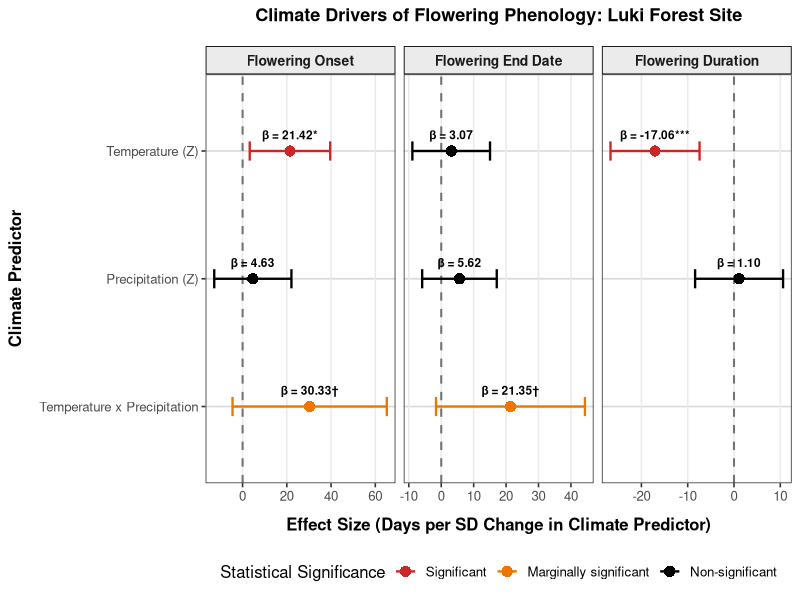
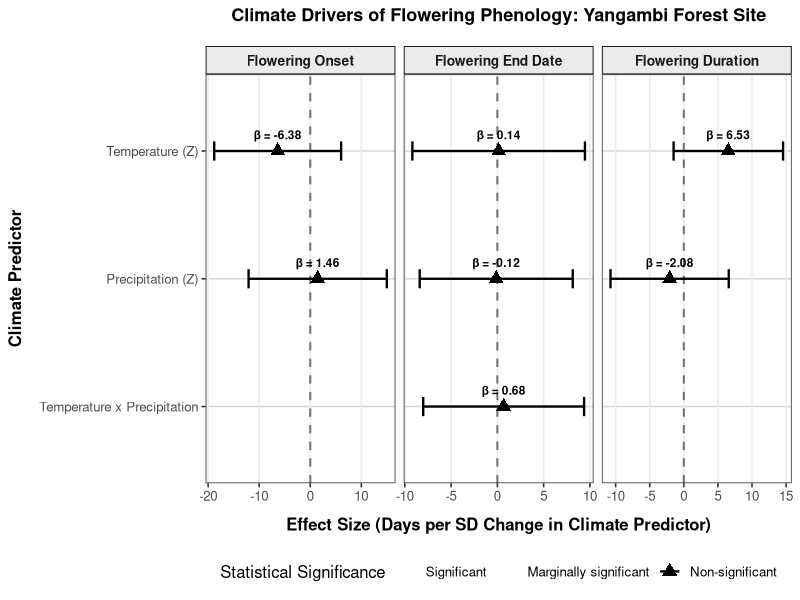
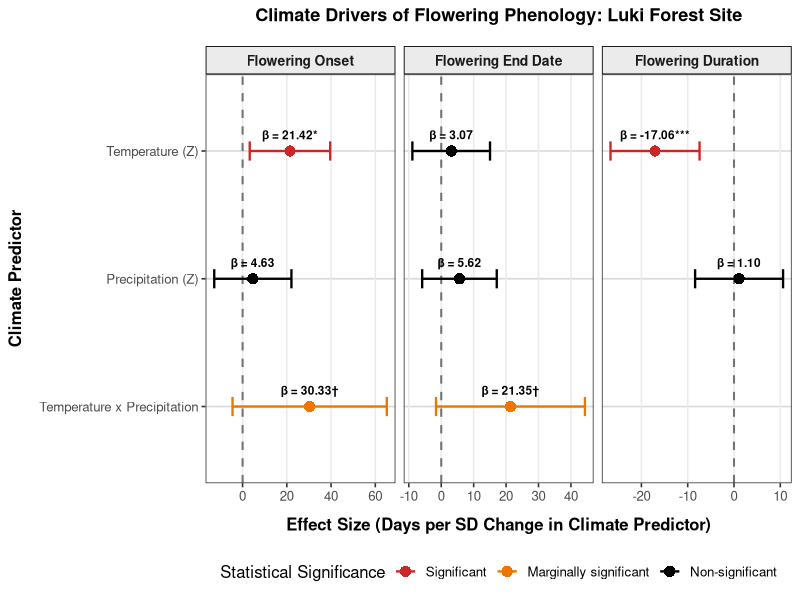
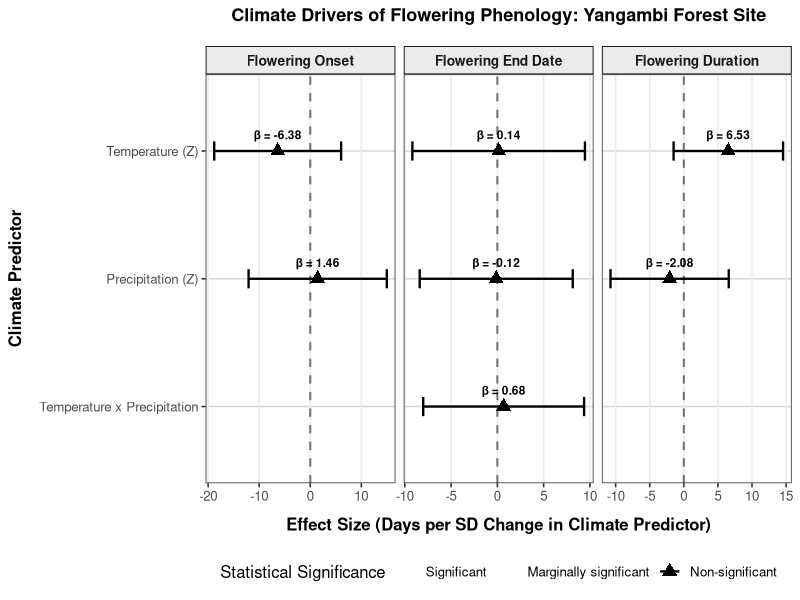

The R source for these figures, in order:


# INDEPENDENT FOREST PLOTS FOR LUKI AND YANGAMBI PHENOLOGY



# 1. SET WORKING DIRECTORY AND LOAD PACKAGES


setwd("E:/PAPER 2")

library(ggplot2)
library(dplyr)



# 2. CREATE MASTER DATAFRAME WITH MODEL ESTIMATES


climate_effects_master <- data.frame(
  
  Site = c(
    "Luki", "Luki", "Luki",
    "Luki", "Luki", "Luki",
    "Luki", "Luki",
    "Yangambi", "Yangambi",
    "Yangambi", "Yangambi", "Yangambi",
    "Yangambi", "Yangambi"
  ),
  
  Metric = c(
    "Onset", "Onset", "Onset",
    "End", "End", "End",
    "Duration", "Duration",
    "Onset", "Onset",
    "End", "End", "End",
    "Duration", "Duration"
  ),
  
  Term = c(
    "Temperature", "Precipitation", "Temp x Precip",
    "Temperature", "Precipitation", "Temp x Precip",
    "Temperature", "Precipitation",
    "Temperature", "Precipitation",
    "Temperature", "Precipitation", "Temp x Precip",
    "Temperature", "Precipitation"
  ),
  
  Estimate = c(
    # Luki Onset
    21.4188, 4.6270, 30.3277,
    
    # Luki End
    3.0707, 5.6206, 21.3541,
    
    # Luki Duration
    -17.0588, 1.1005,
    
    # Yangambi Onset
    -6.3817, 1.4552,
    
    # Yangambi End
    0.13951, -0.12480, 0.68032,
    
    # Yangambi Duration
    6.5289, -2.0809
  ),
  
  StdError = c(
    # Luki Onset
    9.2826, 8.9034, 17.7961,
    
    # Luki End
    6.1094, 5.8689, 11.7156,
    
    # Luki Duration
    4.9075, 4.8468,
    
    # Yangambi Onset
    6.3386, 6.9058,
    
    # Yangambi End
    4.75712, 4.21850, 4.43438,
    
    # Yangambi Duration
    4.0963, 4.4248
  ),
  
  PValue = c(
    # Luki Onset
    0.02103, 0.60328, 0.08835,
    
    # Luki End
    0.61524, 0.33822, 0.06835,
    
    # Luki Duration
    0.0005088, 0.8203771,
    
    # Yangambi Onset
    0.3140, 0.8331,
    
    # Yangambi End
    0.9766, 0.9764, 0.8781,
    
    # Yangambi Duration
    0.1110, 0.6382
  ),
  
  stringsAsFactors = FALSE
)



# 3. CALCULATE CONFIDENCE INTERVALS AND SIGNIFICANCE CATEGORIES


climate_effects_master <- climate_effects_master %>%
  
  mutate(
    
    # Calculate 95% confidence intervals
    Lower = Estimate - 1.96 * StdError,
    Upper = Estimate + 1.96 * StdError,
    
    # Three significance categories
    Significance = case_when(
      
      PValue < 0.05 ~ "Significant",
      
      PValue < 0.10 ~ "Marginally significant",
      
      TRUE ~ "Non-significant"
    ),
    
    Significance = factor(
      Significance,
      levels = c(
        "Significant",
        "Marginally significant",
        "Non-significant"
      )
    ),
    
    # Add significance symbols
    SigLabel = case_when(
      
      PValue < 0.001 ~ "***",
      
      PValue < 0.01 ~ "**",
      
      PValue < 0.05 ~ "*",
      
      PValue < 0.10 ~ "\u2020",
      
      TRUE ~ ""
    ),
    
    # Format coefficient labels
    LabelText = sprintf(
      "\u03B2 = %.2f%s",
      Estimate,
      SigLabel
    ),
    
    # Order phenological metrics
    Metric = factor(
      Metric,
      levels = c("Onset", "End", "Duration"),
      labels = c(
        "Flowering Onset",
        "Flowering End Date",
        "Flowering Duration"
      )
    ),
    
    # Order climate predictors
    Term = factor(
      Term,
      levels = c(
        "Temp x Precip",
        "Precipitation",
        "Temperature"
      ),
      labels = c(
        "Temperature x Precipitation",
        "Precipitation (Z)",
        "Temperature (Z)"
      )
    )
  )


# Inspect the statistical classifications
print(
  climate_effects_master %>%
    select(Site, Metric, Term, Estimate, StdError,
           Lower, Upper, PValue, Significance, LabelText)
)



# 4. DEFINE COMMON COLOUR SCALE


significance_colours <- c(
  
  "Significant" = "firebrick3",
  
  "Marginally significant" = "darkorange2",
  
  "Non-significant" = "black"
)



# 5. LUKI FOREST PLOT


luki_data <- climate_effects_master %>%
  filter(Site == "Luki")


p_luki <- ggplot(
  luki_data,
  aes(
    x = Estimate,
    y = Term,
    color = Significance
  )
) +
  
  # Reference line at zero
  geom_vline(
    xintercept = 0,
    linetype = "dashed",
    color = "grey45",
    linewidth = 0.7
  ) +
  
  # 95% confidence intervals
  geom_errorbar(
    aes(
      xmin = Lower,
      xmax = Upper
    ),
    width = 0.15,
    linewidth = 0.8
  ) +
  
  # Effect estimates
  geom_point(
    size = 3.5,
    shape = 16
  ) +
  
  # Coefficient labels
  geom_text(
    aes(label = LabelText),
    vjust = -1.3,
    color = "black",
    size = 3,
    fontface = "bold"
  ) +
  
  # Separate phenological metrics
  facet_wrap(
    ~ Metric,
    ncol = 3,
    scales = "free_x"
  ) +
  
  # Significance colours
  scale_color_manual(
    values = significance_colours,
    drop = FALSE
  ) +
  
  # Axis labels and title
  labs(
    title = "Climate Drivers of Flowering Phenology: Luki Forest Site",
    
    x = "Effect Size (Days per SD Change in Climate Predictor)",
    
    y = "Climate Predictor",
    
    color = "Statistical Significance"
  ) +
  
  # Plot theme
  theme_bw(base_size = 12) +
  
  theme(
    
    plot.title = element_text(
      size = 13,
      face = "bold",
      hjust = 0.5,
      margin = margin(b = 15)
    ),
    
    strip.background = element_rect(
      fill = "grey92",
      color = "black",
      linewidth = 0.6
    ),
    
    strip.text = element_text(
      size = 10,
      face = "bold"
    ),
    
    axis.title.x = element_text(
      face = "bold",
      margin = margin(t = 10)
    ),
    
    axis.title.y = element_text(
      face = "bold",
      margin = margin(r = 10)
    ),
    
    panel.grid.major.y = element_line(
      color = "grey85",
      linetype = "solid"
    ),
    
    panel.grid.minor = element_blank(),
    
    legend.position = "bottom"
  )


# Display Luki plot
print(p_luki)


# Save Luki plot
ggsave(
  filename = "Luki_Phenology_Forest_Plot.tiff",
  plot = p_luki,
  device = "tiff",
  width = 10,
  height = 4.5,
  dpi = 300,
  compression = "lzw"
)



# 6. YANGAMBI FOREST PLOT


yangambi_data <- climate_effects_master %>%
  filter(Site == "Yangambi")


p_yangambi <- ggplot(
  yangambi_data,
  aes(
    x = Estimate,
    y = Term,
    color = Significance
  )
) +
  
  # Reference line at zero
  geom_vline(
    xintercept = 0,
    linetype = "dashed",
    color = "grey45",
    linewidth = 0.7
  ) +
  
  # 95% confidence intervals
  geom_errorbar(
    aes(
      xmin = Lower,
      xmax = Upper
    ),
    width = 0.15,
    linewidth = 0.8
  ) +
  
  # Effect estimates
  geom_point(
    size = 3.5,
    shape = 17
  ) +
  
  # Coefficient labels
  geom_text(
    aes(label = LabelText),
    vjust = -1.3,
    color = "black",
    size = 3,
    fontface = "bold"
  ) +
  
  # Separate phenological metrics
  facet_wrap(
    ~ Metric,
    ncol = 3,
    scales = "free_x"
  ) +
  
  # Significance colours
  scale_color_manual(
    values = significance_colours,
    drop = FALSE
  ) +
  
  # Axis labels and title
  labs(
    title = "Climate Drivers of Flowering Phenology: Yangambi Forest Site",
    
    x = "Effect Size (Days per SD Change in Climate Predictor)",
    
    y = "Climate Predictor",
    
    color = "Statistical Significance"
  ) +
  
  # Plot theme
  theme_bw(base_size = 12) +
  
  theme(
    
    plot.title = element_text(
      size = 13,
      face = "bold",
      hjust = 0.5,
      margin = margin(b = 15)
    ),
    
    strip.background = element_rect(
      fill = "grey92",
      color = "black",
      linewidth = 0.6
    ),
    
    strip.text = element_text(
      size = 10,
      face = "bold"
    ),
    
    axis.title.x = element_text(
      face = "bold",
      margin = margin(t = 10)
    ),
    
    axis.title.y = element_text(
      face = "bold",
      margin = margin(r = 10)
    ),
    
    panel.grid.major.y = element_line(
      color = "grey85",
      linetype = "solid"
    ),
    
    panel.grid.minor = element_blank(),
    
    legend.position = "bottom"
  )


# Display Yangambi plot
print(p_yangambi)


# Save Yangambi plot
ggsave(
  filename = "Yangambi_Phenology_Forest_Plot.tiff",
  plot = p_yangambi,
  device = "tiff",
  width = 10,
  height = 4.5,
  dpi = 300,
  compression = "lzw"
)



# 7. EXPORT STATISTICAL RESULTS


write.csv(
  climate_effects_master,
  file = "Climate_Effects_Significance_Summary.csv",
  row.names = FALSE
)
